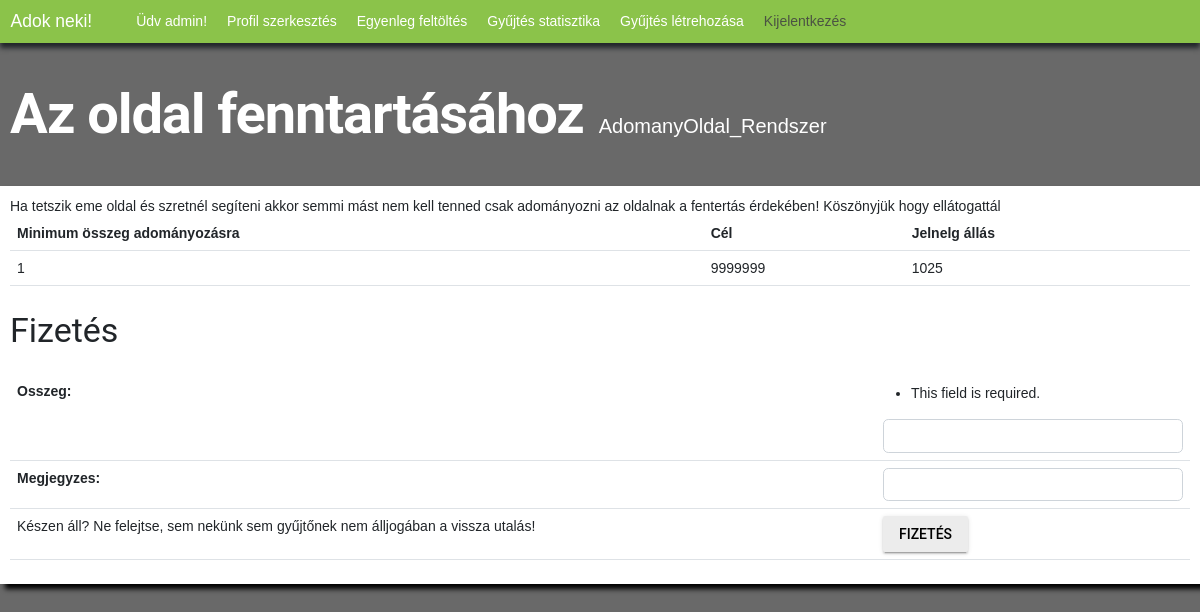
The page /gyujtes/10/ (signed in) on the database its author committed.
### app/models.py (models this page shows, shortened)
class gyujtes(models.Model):
    publikalo = models.ForeignKey(
        settings.AUTH_USER_MODEL, on_delete=models.CASCADE)
    cim = models.CharField(max_length=255)
    leiras = models.TextField()
    promocios = models.BooleanField(default=False)
    minAr = models.IntegerField(null=False)
    cel = models.IntegerField()
    jelenleg = models.IntegerField(default=0)
    datumIdo_UTC = models.DateTimeField(default=timezone.now())
    celDatum = models.DateTimeField(null=True)
    class Meta:
        ordering = ["id"]

### app/views.py (the view)
def gyujtesReszlet(request, gyujtesID):
    print(f"gyujtesReszlet pramétere: {gyujtesID}")
    gyujtesID = gyujtesID
    print(f"gyujtesReszlet paramétere utólag: {gyujtesID}")
    gyujtesReszletek = gyujtes.objects.get(id=gyujtesID)
    if request.method == "POST":
        fizetesElbiralasa = fizetesForm(request.POST)
        if fizetesElbiralasa.is_valid():
            fizetendo = fizetesElbiralasa.cleaned_data["osszeg"]
            print(fizetendo)
            megjegyzes = fizetesElbiralasa.cleaned_data["megjegyzes"]
            print(megjegyzes)
            sikeresFizetes = False
            adomanyozoFelh = felhasznalo.objects.get(becenev=request.user.id)
            gyujtesTargy = gyujtes.objects.get(id=gyujtesID)
            if adomanyozoFelh.egyenleg >= fizetendo and gyujtesTargy.minAr <= fizetendo:
                sikeresFizetes = True
                print(sikeresFizetes)
                adomanyozoFelh.egyenleg -= fizetendo
                gyujtesTargy.jelenleg += fizetendo
                adomanyGyujto = felhasznalo.objects.get(
                    becenev=gyujtesTargy.publikalo_id)
                adomanyGyujto.egyenleg += fizetendo
                gyujtesTargy.save()
                adomanyozoFelh.save()
                adomanyGyujto.save()
                fizetesMentes = fizetes.objects.create(ki=adomanyozoFelh.becenev, gyujtesnek=gyujtes.objects.get(
                    id=gyujtesID), mennyit=fizetendo, megjegyzes=megjegyzes)
                fizetesMentes.save()
                sikeresFizetes = True
                return redirect("home")
            else:
                sikeresFizetes = False
                return HttpResponse("A vásárlásod sikertelen! Előfordulhat nem volt elég egyenleged vagy a minimumnél kevesebbet adományoztál! Lépj vissza é Próbált újra!")
    else:
        fizetesElbiralasa = fizetesForm(request.POST)
    elerteCel_EXT(gyujtesReszletek.id)
    return render(request, "templates/app/gyujtesReszlet.html", {"cim": "Adok neki! - "+gyujtesReszletek.cim, "gyujtesReszletek": gyujtesReszletek, "form": fizetesElbiralasa})

### app/forms.py
class fizetesForm(forms.Form):
    osszeg = forms.IntegerField(required=True)
    megjegyzes = forms.CharField(required=False, max_length=254)
    def __init__(self, *args, **kwargs) -> None:
        super(fizetesForm, self).__init__(*args, **kwargs)
        for visible in self.visible_fields():
            visible.field.widget.attrs["class"] = "form-control"

### app/views.py (called while the page is built)
def elerteCel_EXT(cel):
    print("elérte e gyűjtés a célját?")
    gyujtesEll = gyujtes.objects.get(id=cel)
    if gyujtesEll.cel <= gyujtesEll.jelenleg:
        print("Igen")
        jelenlegiDatum = timezone.now()
        gyujtesEll.celDatum = jelenlegiDatum
        gyujtesEll.save()
    else:
        print("Nem")

### app/templates/app/gyujtesReszlet.html (shortened to what this page needs)
{% extends "templates/app/layout/layout_nav.html" %}
{% block content %}
<div id="koszonto">
    <h1 id="oldalcim">{{gyujtesReszletek.cim}}</h1><span id="bejelentkezettFelh">{{gyujtesReszletek.publikalo}}</span>
</div>
{% if user.is_authenticated %}
<div id="doboz">
    <div id="leiras">
        <span>{{gyujtesReszletek.leiras}}</span>
    </div>
    <table id="reszletTabla" class="table">
        <thead>
            <th scope="col">Minimum összeg adományozásra</th>
            <th scope="col">Cél</th>
            <th scope="col">Jelnelg állás</th>
        </thead>
        <tbody>
            <tr>
                <td scope="row">{{gyujtesReszletek.minAr}}</td>
                <td scope="row">{{gyujtesReszletek.cel}}</td>
                <td scope="row">{{gyujtesReszletek.jelenleg}}</td>
            </tr>
        </tbody>
    </table>
    <h3 id="fizetes">Fizetés</h3>
    <div>
        <table class="table">
            <form action="" method="post">
                {{form.as_table}}
                <tr>
                    <td scope="row">Készen áll? Ne felejtse, sem nekünk sem gyűjtőnek nem álljogában a vissza utalás!
                    </td>
                    <td><input type="submit" value="Fizetés" class="mdl-button mdl-js-button mdl-button--raised"></td>
                </tr>
            </form>
        </table>
    </div>
</div>
{% endif %}
{% endblock %}

### app/templates/app/layout/layout_nav.html (shortened to what this page needs)
{% extends "templates/app/layout/layout_head.html"%}
{%block navbar%}
<nav class="navbar navbar-expand-lg bg-primary">
    <div class="container-fluid">
        <a href="{% url 'kezdolap' %}" id="kezdolapVissza" class="navbar-brand">Adok neki!</a>
        <div class="collapse navbar-collapse" id="navbarNavDropdown">
            {% if user.is_authenticated%}
            <ul class="navbar-nav">
                <li class="nav-item">
                </li>
                <li><a href="{%url 'profil'%}" id="ugras" class="nav-item nav_felhasznalo">Üdv {{request.user.username}}!</a></li>
                <li><a href="{%url 'profilSzerk'%}" id="ugras" class="nav-item">Profil szerkesztés</a></li>
                <li><a href="{%url 'egyenlegFel'%}" id="ugras" class="nav-item">Egyenleg feltöltés</a></li>
                <li><a href="{%url 'gyujtesStat'%}" id="ugras" class="nav-item">Gyűjtés statisztika</a></li>
                <li><a href="{%url 'ujGyujtes'%}" id="ugras" class="nav-item">Gyűjtés létrehozása</a></li>
                <li>
                    <a href="{% url 'kijelentkezes'%}" class="mdl-navigation__link nav-item">Kijelentkezés</a>
                </li>
            </ul>
            {%else%}
            <ul class="navbar-nav">
                <li class="nav-item">
                    <a href="{% url 'bejelentkezes' %}" class="mdl-navigation__link">Bejelentkezés</a>
                </li>
            </ul>
            {%endif%}
        </div>
    </div>
</nav>
{%endblock%}

### app/static/app/main_style.css (style rules this page uses)
body { background-color: #696969; }
#oldalcim { color: white; font-weight: 700; padding: 10px; }
#kezdolapVissza { color: white; text-decoration-line: none; }
#doboz { background-color: white; padding: 10px; box-shadow: 5px 5px 5px black; }
#ugras { color: white; text-decoration-line: none; }
table { width: -moz-available }
.navbar { box-shadow: 0px 5px 5px; }
.navbar-nav .nav-item { padding: 0 10px 0 10px; }
a { color: #8bc34a; }
#koszonto { display: flex; align-content: center; align-items: baseline; flex-direction: row; }
#bejelentkezettFelh { color: white; font-size: 20px; padding: 0 0 0 5px; }

### rows shown on the page
gyujtes: cim "Az oldal fenntartásához", publikalo "AdomanyOldal_Rendszer", leiras "Ha tetszik eme oldal és szretnél segíteni akkor semmi mást nem kell tenned csak adományozni az oldalnak a fentertás érdekében! Köszönyjük hogy ellátogattál", minAr "1", cel "9999999", jelenleg "1025"

### other values the page prints
{{ request.user.username }} "admin"
